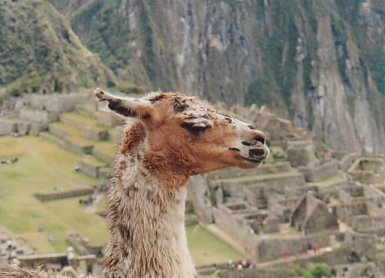
#> input picture proj2-segmentation/provided_images/llama.jpg, 385 x 278 px, found by its file name
$ python testing_functions.py
#> lines starting #> are read from the running program, lines starting #| are printed output that depends on the picture
### proj1-edges-hough/helper_functions.py
import numpy as np
import cv2 as cv

def blurred_padding(image,thickness):
    height = np.shape(image)[0]
    width = np.shape(image)[1]
    if np.size(np.shape(image)) == 3:
        depth = np.shape(image)[2]
        new_image = np.zeros((height+thickness*2,width+thickness*2,depth),dtype=np.uint8)
        #top rows
        new_image[0:thickness , thickness:thickness+width , :] = image[0, : , :]
        #bottom rows
        new_image[thickness+height:thickness*2+height , thickness:thickness+width , :] = image[height-1, : , :]
        #center
        new_image[thickness:thickness+height , thickness:thickness+width , : ] = image
        #left column
        new_image[: , 0:thickness , :] = np.reshape(new_image[: , thickness, :],(height+thickness*2,1,3))
        #right column
        new_image[: , thickness+width:thickness*2+width , :] = np.reshape(new_image[: , width+thickness-1 , :],(height+thickness*2,1,3))
        new_image = cv.blur(new_image,(thickness,thickness))
        new_image[thickness:thickness+height , thickness:thickness+width , : ] = image
    else:
        new_image = np.zeros((height+thickness*2,width+thickness*2),dtype=np.uint8)
        #top rows
        new_image[0:thickness , thickness:thickness+width] = image[0, :]
        #bottom rows
        new_image[thickness+height:thickness*2+height , thickness:thickness+width] = image[height-1, :]
        #center
        new_image[thickness:thickness+height , thickness:thickness+width ] = image
        #left column
        new_image[: , 0:thickness] = np.reshape(new_image[: , thickness] , (height+thickness*2,1))
        #right column
        new_image[: , thickness+width:thickness*2+width ] = np.reshape(new_image[: , width+thickness-1] , (height+thickness*2,1))
        new_image = cv.blur(new_image,(thickness,thickness))
        new_image[thickness:thickness+height , thickness:thickness+width] = image
    return new_image

def convolution_2D(image,kernel):
    height = np.shape(image)[0]
    width = np.shape(image)[1]
    pad_thickness = int(np.round(np.shape(kernel)[0]/2))
    kernel_length = np.shape(kernel)[0]
    padded_image = blurred_padding(image,pad_thickness)
    if np.size(np.shape(image)) == 2: #black and white
        new_image = np.zeros((height,width),dtype=np.uint8)
    else: #color
        new_image = np.zeros((height,width,3),dtype=np.uint8)
    for i in range(height):
        for j in range(width):
            if np.size(np.shape(image)) == 2: #black and white
                new_image[i,j] = np.sum(np.multiply(padded_image[i:i+kernel_length,j:j+kernel_length],kernel))
            else: #color
                new_image[i,j,0] = np.sum(np.multiply(padded_image[i:i+kernel_length,j:j+kernel_length,0],kernel))
                new_image[i,j,1] = np.sum(np.multiply(padded_image[i:i+kernel_length,j:j+kernel_length,1],kernel))
                new_image[i,j,2] = np.sum(np.multiply(padded_image[i:i+kernel_length,j:j+kernel_length,2],kernel))
    return new_image


    # def blur_edges(image,thickness):


### proj1-edges-hough/testing_functions.py
import cv2 as cv
import numpy as np
import helper_functions as hf
import os

image = cv.imread('/home/david/Pictures/llama.jpg')
#> image is the input picture: shape (278, 385, 3); mean B, G, R 114.4, 130.2, 139
padded_image = hf.blurred_padding(image,3)
#> in blurred_padding, `new_image[thickness+height:thickness*2+height , thickness:thickness+wi..`:
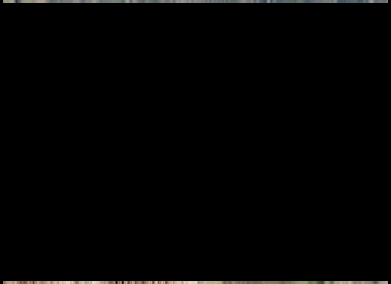
#> new_image: shape (284, 391, 3); mean B, G, R 2.5, 2.7, 2.8
cv.imshow("padded_image", padded_image)
cv.waitKey(0)

gray_image = cv.imread('/home/david/Pictures/llama.jpg', cv.IMREAD_GRAYSCALE)
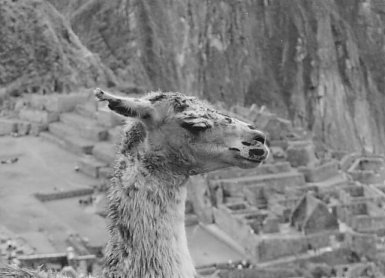
#> gray_image: shape (278, 385); min 9, max 242, mean 131.1
gray_padded_image = hf.blurred_padding(gray_image,3)
#> call 2 of blurred_padding, with thickness = 3
#> in blurred_padding (call 2), `new_image[thickness+height:thickness*2+height , thickness:thickness+wi..`:
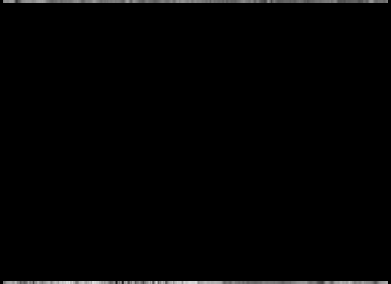
#> new_image: shape (284, 391); min 0, max 223, mean 2.7
kernel = np.array([[-1,0,1],[-2,0,2],[-1,0,1]])
x_gradient_image = hf.convolution_2D(gray_image,kernel)
#> call 3 of blurred_padding, with thickness = 2
#> in blurred_padding (call 3), `new_image[thickness:thickness+height , thickness:thickness+width ] = i..`:
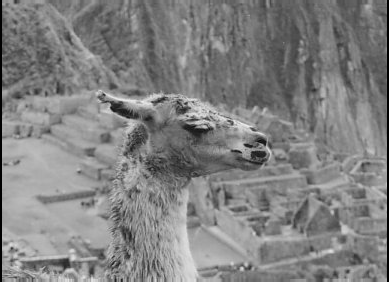
#> new_image: shape (282, 389); min 0, max 242, mean 129.7
#> in blurred_padding (call 3), `new_image[: , thickness+width:thickness*2+width ] = np.reshape(new_ima..`:
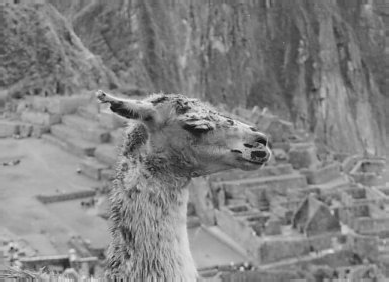
#> new_image: shape (282, 389); min 9, max 242, mean 131.1
#> after the loop in convolution_2D, `for i in range(height):`:
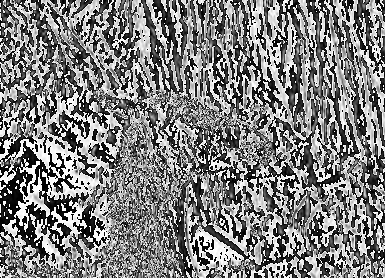
#> new_image: shape (278, 385); min 0, max 255, mean 127
cv.imshow("x_gradient_image", x_gradient_image)
# cv.imshow("gray_padded_image", gray_padded_image)
cv.waitKey(0)

cwd = os.getcwd()
image_path = cwd + '/blocks.png'
print("image path" , image_path)
blocks_image = cv.imread(image_path)
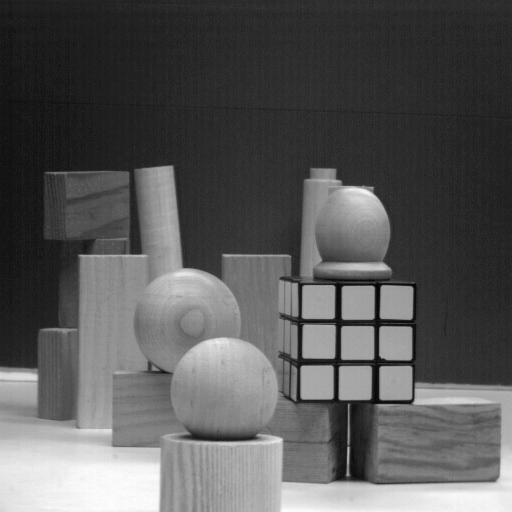
#> input picture proj1-edges-hough/blocks.png, 512 x 512 px
#> blocks_image is the input picture: shape (512, 512, 3); min 0, max 255, mean 88.8
print(type(blocks_image))
#| <class 'numpy.ndarray'>
cv.imshow("blocks_image" , blocks_image)
cv.waitKey(0)
